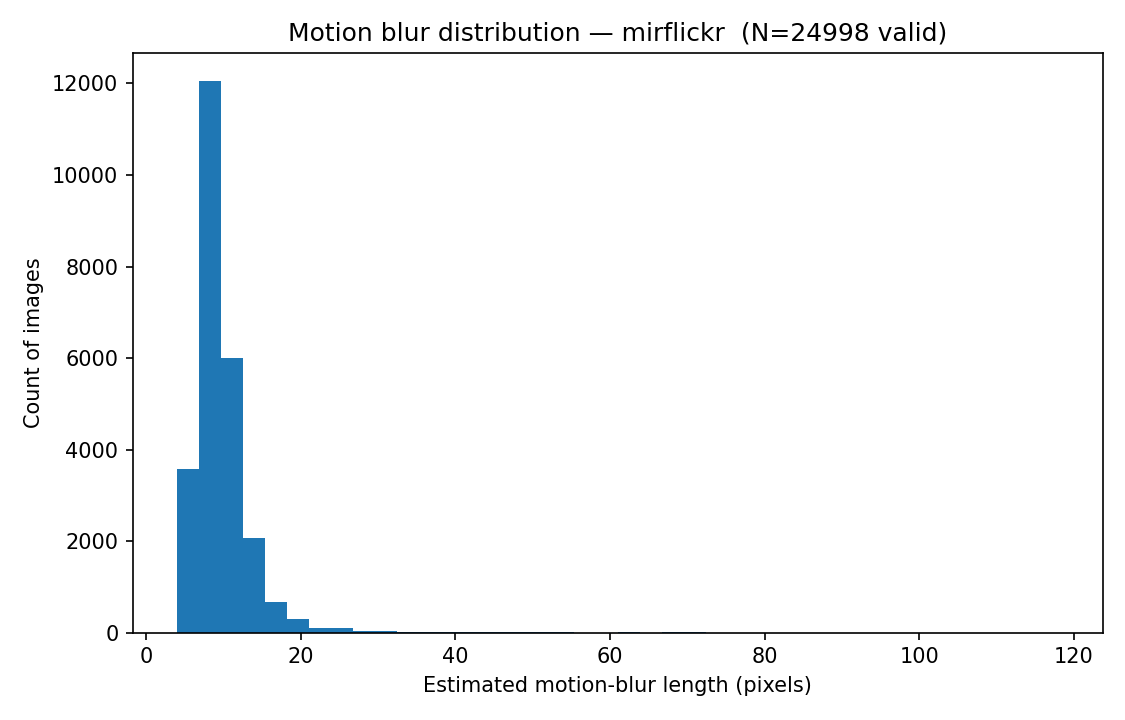
#> input picture utils/blur_detect/blur_hist.png, 1125 x 720 px
$ python measure_motion_blur.py .
#> lines starting #> are read from the running program, lines starting #| are printed output that depends on the picture
#!/usr/bin/env python3
# measure_motion_blur.py
# Parallel motion-blur estimation with tqdm progress bar.
# Author: ChatGPT

import argparse
import math
import os
from pathlib import Path
import csv
import concurrent.futures as cf

import numpy as np
from PIL import Image
from tqdm import tqdm
import matplotlib.pyplot as plt

from scipy.ndimage import gaussian_filter, sobel
from scipy.signal import find_peaks

# --------------------------- Utility ---------------------------

IMG_EXTS = {".jpg", ".jpeg", ".png", ".bmp", ".tif", ".tiff", ".webp"}

def list_images(root: Path, recursive: bool):
    if recursive:
        yield from (p for p in root.rglob("*") if p.suffix.lower() in IMG_EXTS)
    else:
        yield from (p for p in root.iterdir() if p.suffix.lower() in IMG_EXTS)

def read_gray(path: Path, max_side: int = None) -> np.ndarray:
    """Read image, convert to grayscale float32 in [0,1], optional max-side resize."""
    with Image.open(path) as im:
        im = im.convert("L")
        w, h = im.size
        if max_side is not None and max(w, h) > max_side:
            scale = max_side / float(max(w, h))
            im = im.resize((int(round(w * scale)), int(round(h * scale))), Image.BICUBIC)
        arr = np.asarray(im, dtype=np.float32) / 255.0
    return arr

def hanning2d(h, w):
    wy = np.hanning(h)
    wx = np.hanning(w)
    return np.outer(wy, wx).astype(np.float32)

def variance_of_laplacian(img: np.ndarray) -> float:
    kern = np.array([[0, 1, 0],
                     [1, -4, 1],
                     [0, 1, 0]], dtype=np.float32)
    img_p = np.pad(img, 1, mode="reflect")
    lap = (kern[0,1]*img_p[:-2,1:-1] +
           kern[1,0]*img_p[1:-1,:-2] +
           kern[1,2]*img_p[1:-1,2:] +
           kern[2,1]*img_p[2:,1:-1] +
           kern[1,1]*img_p[1:-1,1:-1])
    return float(lap.var())

def tenengrad(img: np.ndarray) -> float:
    gx = sobel(img, axis=1, mode="reflect")
    gy = sobel(img, axis=0, mode="reflect")
    return float(np.mean(gx**2 + gy**2))

def structure_tensor_orientation(field: np.ndarray, sigma_smooth=2.0):
    gx = sobel(field, axis=1, mode="reflect")
    gy = sobel(field, axis=0, mode="reflect")
    Jxx = gaussian_filter(gx*gx, sigma=sigma_smooth)
    Jxy = gaussian_filter(gx*gy, sigma=sigma_smooth)
    Jyy = gaussian_filter(gy*gy, sigma=sigma_smooth)
    Jxx_m = float(np.mean(Jxx))
    Jxy_m = float(np.mean(Jxy))
    Jyy_m = float(np.mean(Jyy))
    theta = 0.5 * math.atan2(2*Jxy_m, (Jxx_m - Jyy_m))  # [-pi/2, pi/2]
    trace = Jxx_m + Jyy_m
    diff = (Jxx_m - Jyy_m)
    coherence = math.sqrt((diff*diff + 4*Jxy_m*Jxy_m)) / (trace + 1e-12)
    return theta, coherence

def fft_log_spectrum(img: np.ndarray):
    F = np.fft.fft2(img)
    F = np.fft.fftshift(F)
    return np.log(np.abs(F) + 1e-8)

def real_cepstrum_2d(img: np.ndarray):
    F = np.fft.fft2(img)
    logS = np.log(np.abs(F) + 1e-8)
    C = np.fft.ifft2(logS)
    C = np.real(C)
    return np.fft.fftshift(C)

def sample_line_from_center(arr: np.ndarray, angle_rad: float, max_r: int = None):
    h, w = arr.shape
    cy, cx = (h-1)/2.0, (w-1)/2.0
    if max_r is None:
        max_r = int(min(cx, cy))
    dx = math.cos(angle_rad)
    dy = math.sin(angle_rad)
    rs = np.arange(0, max_r, dtype=np.float32)
    xs = cx + rs * dx
    ys = cy + rs * dy
    x0 = np.floor(xs).astype(int); y0 = np.floor(ys).astype(int)
    x1 = x0 + 1; y1 = y0 + 1
    x0 = np.clip(x0, 0, w-1); x1 = np.clip(x1, 0, w-1)
    y0 = np.clip(y0, 0, h-1); y1 = np.clip(y1, 0, h-1)
    wa = (x1 - xs) * (y1 - ys)
    wb = (xs - x0) * (y1 - ys)
    wc = (x1 - xs) * (ys - y0)
    wd = (xs - x0) * (ys - y0)
    values = (arr[y0, x0] * wa +
              arr[y0, x1] * wb +
              arr[y1, x0] * wc +
              arr[y1, x1] * wd)
    return rs, values

def estimate_motion_angle_and_length(img_gray: np.ndarray):
    h, w = img_gray.shape
    if min(h, w) < 64:
        return (np.nan, np.nan, {"reason": "too_small"})
    win = hanning2d(h, w)
    img_w = (img_gray - np.mean(img_gray)) * win

    S = fft_log_spectrum(img_w)
    S_hp = S - gaussian_filter(S, sigma=3.0)

    stripe_theta, coherence = structure_tensor_orientation(S_hp, sigma_smooth=2.5)
    motion_theta = (stripe_theta + math.pi/2.0) % math.pi
    angle_deg = float(np.degrees(motion_theta))

    C = real_cepstrum_2d(img_w)
    # robust normalization
    lo, hi = np.percentile(C, [5, 95])
    Cn = (C - lo) / (hi - lo + 1e-8)

    max_r = int(min(h, w) * 0.45)
    rs, prof = sample_line_from_center(Cn, motion_theta, max_r=max_r)
    ignore = max(3, int(0.01 * max(h, w)))
    r_search = rs[ignore:]
    p_search = prof[ignore:]

    prom = max(0.05, 0.5 * float(np.std(p_search)))
    peaks, _ = find_peaks(p_search, prominence=prom, distance=2)
    if peaks.size == 0:
        perp_theta = (motion_theta + math.pi/2.0) % math.pi
        rs2, prof2 = sample_line_from_center(Cn, perp_theta, max_r=max_r)
        r_search2 = rs2[ignore:]
        p_search2 = prof2[ignore:]
        peaks2, _ = find_peaks(p_search2, prominence=prom, distance=2)
        if peaks2.size == 0:
            return (angle_deg, np.nan, {"coherence": coherence, "reason": "no_cepstrum_peak"})
        return (angle_deg, float(r_search2[peaks2[0]]), {"coherence": coherence, "alt_axis": True})

    return (angle_deg, float(r_search[peaks[0]]), {"coherence": coherence, "alt_axis": False})

# --------------------------- Worker ---------------------------

# [8 lines left out: function _init_worker, not called in this run]

def process_one(path_str: str, max_side: int):
    p = Path(path_str)
    try:
        img = read_gray(p, max_side=max_side)
        if np.std(img) < 1e-3:
            angle_deg, length_px, aux = (np.nan, np.nan, {"reason":"flat"})
        else:
            angle_deg, length_px, aux = estimate_motion_angle_and_length(img)

        vol = variance_of_laplacian(img)
        ten = tenengrad(img)

        return {
            "path": str(p),
            "angle_deg": angle_deg,
            "length_px": length_px,
            "laplacian_var": vol,
            "tenengrad": ten,
            "coherence": aux.get("coherence", np.nan),
            "note": aux.get("reason", "ok") + ("_alt" if aux.get("alt_axis", False) else "")
        }
    except Exception as e:
        return {
            "path": str(p),
            "angle_deg": np.nan,
            "length_px": np.nan,
            "laplacian_var": np.nan,
            "tenengrad": np.nan,
            "coherence": np.nan,
            "note": f"error:{type(e).__name__}"
        }

# --------------------------- Main CLI ---------------------------

def main():
    ap = argparse.ArgumentParser(description="Estimate motion blur magnitude across a folder (parallel) and plot distribution.")
    ap.add_argument("folder", type=str, help="Folder with images")
    ap.add_argument("--recursive", action="store_true", help="Recurse into subfolders")
    ap.add_argument("--max-side", type=int, default=1024, help="Resize so max side <= this (speeds up FFT)")
    ap.add_argument("--save-csv", type=str, default="blur_stats.csv", help="Output CSV path")
    ap.add_argument("--save-plot", type=str, default="blur_hist.png", help="Output histogram image path")
    ap.add_argument("--show", action="store_true", help="Show histogram window")
    ap.add_argument("--bins", type=int, default=40, help="Histogram bins for blur length")
    ap.add_argument("--workers", type=int, default=os.cpu_count(), help="Parallel workers (processes). Set 1 to disable.")
    ap.add_argument("--singlethread-blas", action="store_true", help="Limit BLAS/FFT to 1 thread per worker.")
    args = ap.parse_args()

    root = Path(args.folder)
    if not root.exists() or not root.is_dir():
        raise SystemExit(f"Folder not found: {root}")

    paths = list(list_images(root, args.recursive))
    if not paths:
        raise SystemExit("No images found.")

    rows = []

    # Parallel path
    if args.workers and args.workers > 1:
        with cf.ProcessPoolExecutor(max_workers=args.workers,
                                    initializer=_init_worker,
                                    initargs=(args.singlethread-blas if False else args.singlethread_blas,)) as ex:
            futures = [ex.submit(process_one, str(p), args.max_side) for p in paths]
#> in read_gray, im is the input picture: PIL image 1125x720 RGBA; mean R, G, B, A 243.8, 246.5, 248.4, 255
#> in estimate_motion_angle_and_length, `img_w = (img_gray - np.mean(img_gray)) * win`:
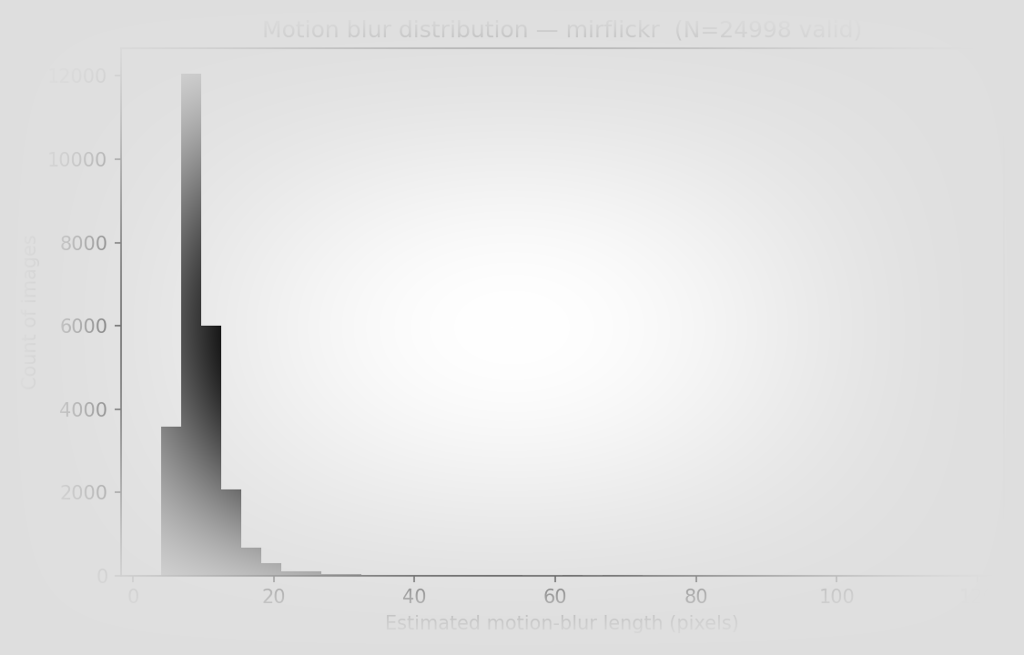
#> img_w: shape (655, 1024) float32; min -0.251, max 0.0361, mean 0.00499; drawn with min black and max white
#> in estimate_motion_angle_and_length, `S_hp = S - gaussian_filter(S, sigma=3.0)`:
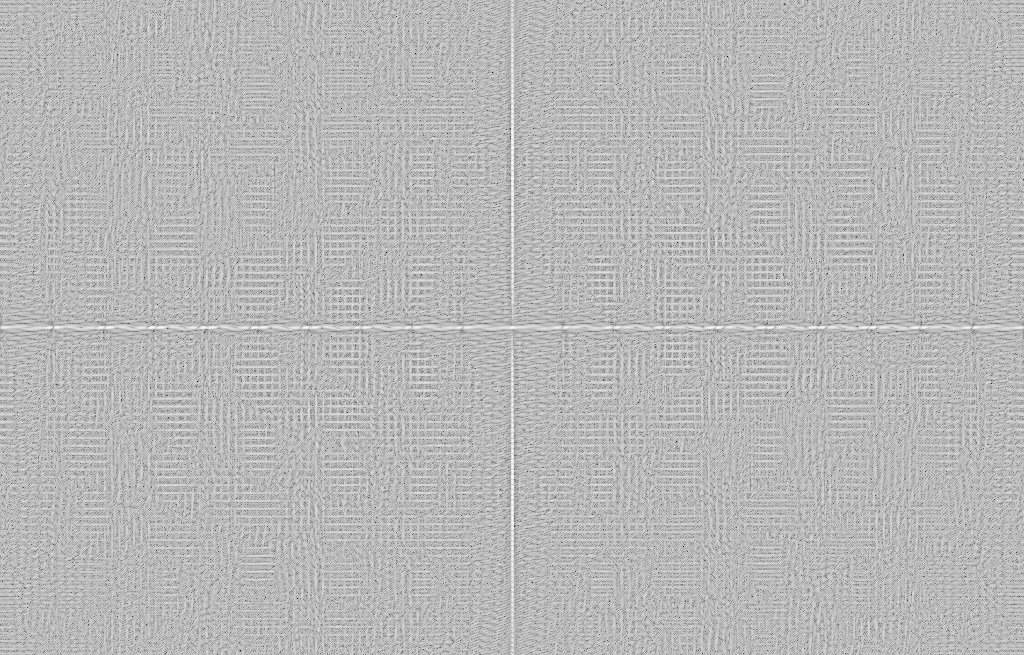
#> S_hp: shape (655, 1024) float64; min -6.04, max 2.31, mean 3.07e-17; drawn with min black and max white
#> in structure_tensor_orientation, `Jyy = gaussian_filter(gy*gy, sigma=sigma_smooth)`:
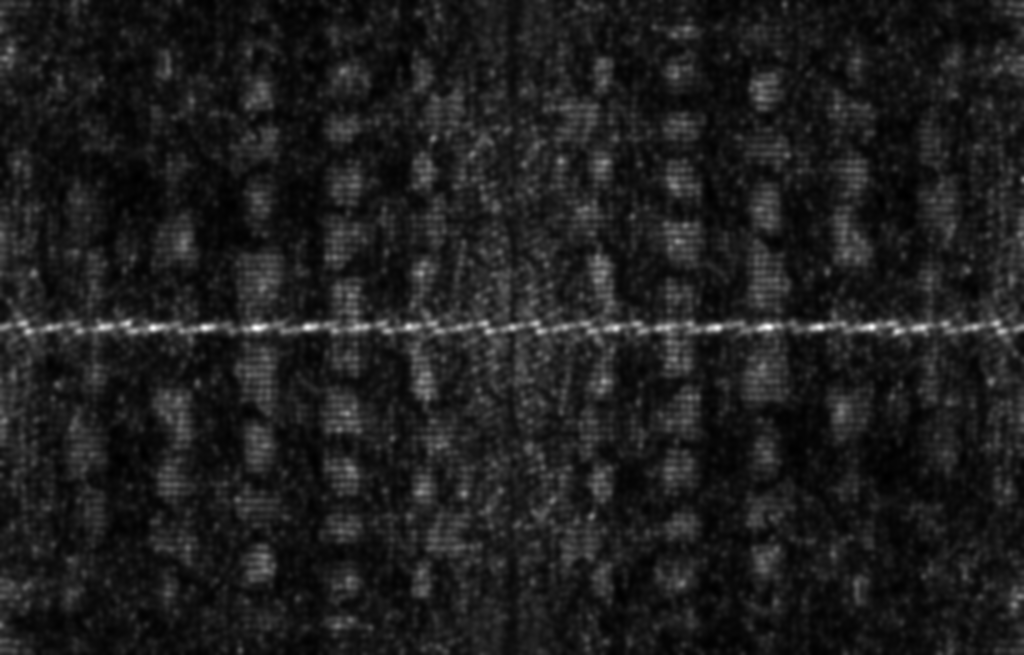
#> Jyy: shape (655, 1024) float64; min 0.518, max 48.62, mean 6.3; drawn with min black and max white
#> in structure_tensor_orientation, `Jxx_m = float(np.mean(Jxx))`: Jxx_m = 5.01
#> in structure_tensor_orientation, `Jxy_m = float(np.mean(Jxy))`: Jxy_m = 0.36
#> in structure_tensor_orientation, `Jyy_m = float(np.mean(Jyy))`: Jyy_m = 6.3
#> in structure_tensor_orientation, `theta = 0.5 * math.atan2(2*Jxy_m, (Jxx_m - Jyy_m))`: theta = 1.32
#> in structure_tensor_orientation, `trace = Jxx_m + Jyy_m`: trace = 11.31
#> in structure_tensor_orientation, `diff = (Jxx_m - Jyy_m)`: diff = -1.29
#> in structure_tensor_orientation, `coherence = math.sqrt((diff*diff + 4*Jxy_m*Jxy_m)) / (trace + 1e-12)`: coherence = 0.131
#> in estimate_motion_angle_and_length, `stripe_theta, coherence = structure_tensor_orientation(S_hp, sigma_smo..`: stripe_theta = 1.32; coherence = 0.131
#> in estimate_motion_angle_and_length, `motion_theta = (stripe_theta + math.pi/2.0) % math.pi`: motion_theta = 2.89
#> in estimate_motion_angle_and_length, `angle_deg = float(np.degrees(motion_theta))`: angle_deg = 165.5
#> in real_cepstrum_2d, `logS = np.log(np.abs(F) + 1e-8)`:
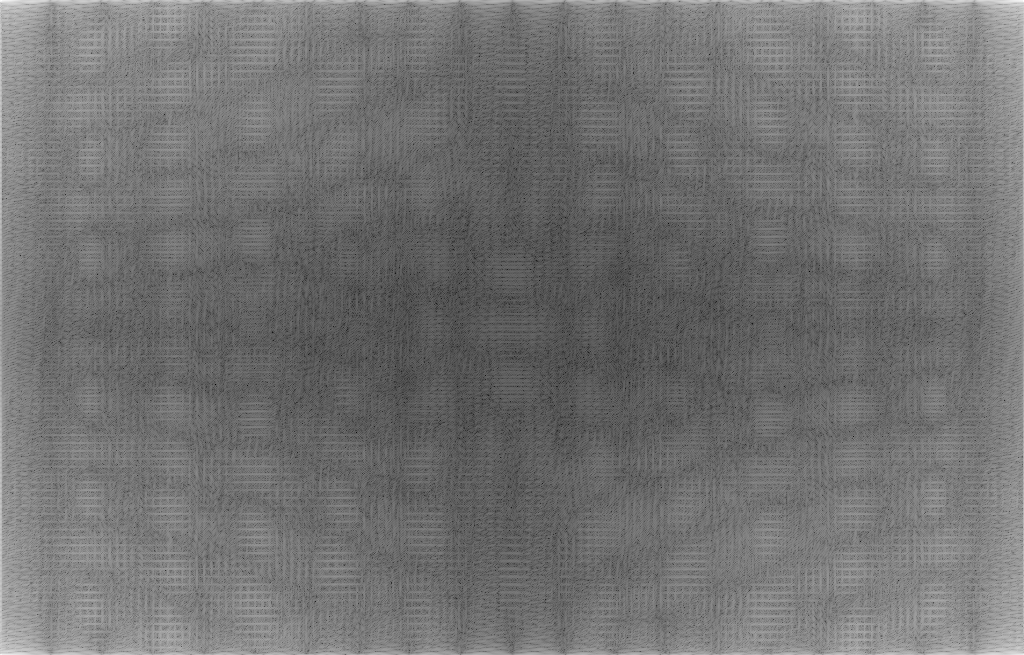
#> logS: shape (655, 1024) float64; min -7.69, max 8.38, mean -0.461; drawn with min black and max white
#> in estimate_motion_angle_and_length, `lo, hi = np.percentile(C, [5, 95])`: lo = -0.00112; hi = 0.00113
#> in sample_line_from_center, `dx = math.cos(angle_rad)`: dx = -0.968
#> in sample_line_from_center, `dy = math.sin(angle_rad)`: dy = 0.251
#> in sample_line_from_center, `xs = cx + rs * dx`: xs = 294 values, max 511.5 at index 0, min 227.9 at index 293, mean 369.7
#> in sample_line_from_center, `ys = cy + rs * dy`: ys = 294 values from 327 to 400.5
#> in sample_line_from_center, `x0 = np.floor(xs).astype(int)`: x0 = 294 values, max 511 at index 0, min 227 at index 293, mean 369.2
#> in sample_line_from_center, `y0 = np.floor(ys).astype(int)`: y0 = 294 values from 327 to 400
#> in sample_line_from_center, `x1 = x0 + 1`: x1 = 294 values, max 512 at index 0, min 228 at index 293, mean 370.2
#> in sample_line_from_center, `y1 = y0 + 1`: y1 = 294 values from 328 to 401
#> in sample_line_from_center, `wa = (x1 - xs) * (y1 - ys)`: wa = 294 values, max 0.975 at index 16, min 0.000574 at index 172, mean 0.247
#> in sample_line_from_center, `wb = (xs - x0) * (y1 - ys)`: wb = 294 values, max 0.875 at index 12, min 0.000571 at index 47, mean 0.256
#> in sample_line_from_center, `wc = (x1 - xs) * (ys - y0)`: wc = 294 values, max 0.94 at index 267, min 0 at index 0, mean 0.245
#> in sample_line_from_center, `wd = (xs - x0) * (ys - y0)`: wd = 294 values, max 0.913 at index 203, min 0 at index 0, mean 0.252
#> in sample_line_from_center, `values = (arr[y0, x0] * wa + arr[y0, x1] * wb + arr[y1, x0] * wc + arr..`: values = 294 values, max 100.7 at index 1, min -1.85 at index 4, mean 0.988
#> in estimate_motion_angle_and_length, `rs, prof = sample_line_from_center(Cn, motion_theta, max_r=max_r)`: rs = 294 values from 0 to 293; prof has the same summary as values in sample_line_from_center
#> in estimate_motion_angle_and_length, `r_search = rs[ignore:]`: r_search = 284 values from 10 to 293
#> in estimate_motion_angle_and_length, `p_search = prof[ignore:]`: p_search = 284 values, max 2.78 at index 5, min -1.24 at index 12, mean 0.497
#> in estimate_motion_angle_and_length, `prom = max(0.05, 0.5 * float(np.std(p_search)))`: prom = 0.165
#> in estimate_motion_angle_and_length, `peaks, _ = find_peaks(p_search, prominence=prom, distance=2)`: peaks = 58 values from 3 to 279
#> in process_one, `angle_deg, length_px, aux = estimate_motion_angle_and_length(img)`: angle_deg = 165.5; length_px = 13; aux = {'coherence': 0.131, 'alt_axis': False}
#> in variance_of_laplacian, `img_p = np.pad(img, 1, mode="reflect")`:
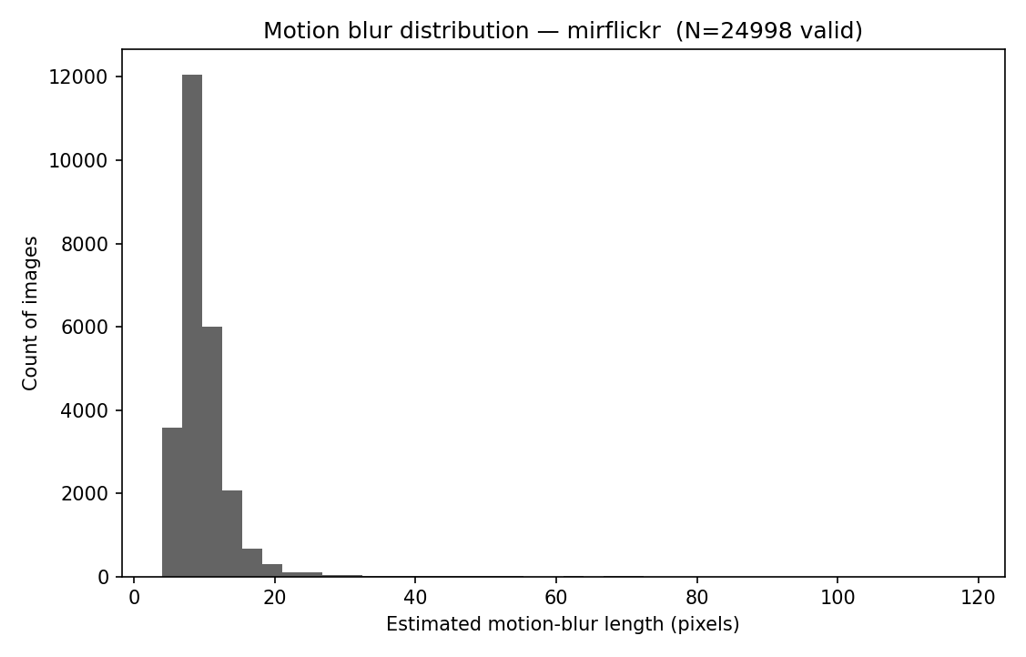
#> img_p: shape (657, 1026) float32; min 0, max 1, mean 0.964
#> in process_one, `vol = variance_of_laplacian(img)`: vol = 0.0249
#> in tenengrad, `gy = sobel(img, axis=0, mode="reflect")`:
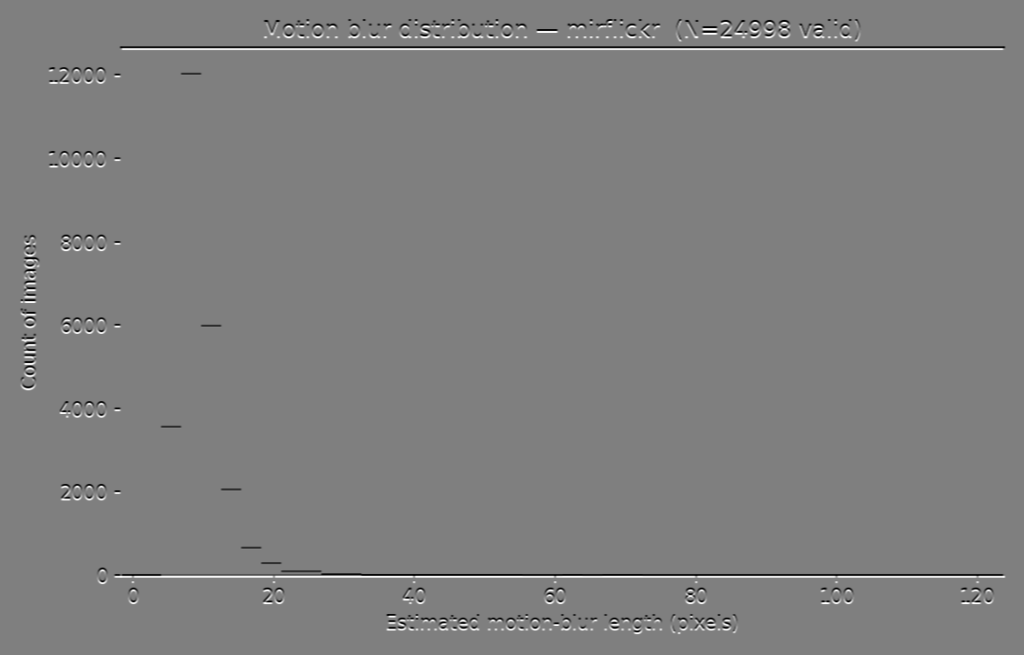
#> gy: shape (655, 1024) float32; min -4, max 4, mean 5.23e-10; drawn with min black and max white
#> in process_one, `ten = tenengrad(img)`: ten = 0.389
#> futures = 1 item
            for fut in tqdm(cf.as_completed(futures), total=len(futures), desc="Analyzing", smoothing=0.05):
                rows.append(fut.result())
#> this loop made 1 pass
#> after the loop, rows = 1 item
    else:
        # Sequential fallback (still with tqdm)
        for p in tqdm(paths, desc="Analyzing"):
            rows.append(process_one(str(p), args.max_side))

    # Save CSV
    csv_path = Path(args.save_csv)
    with csv_path.open("w", newline="") as f:
        writer = csv.DictWriter(f, fieldnames=list(rows[0].keys()))
        writer.writeheader()
        writer.writerows(rows)
    print(f"[+] Wrote {csv_path.resolve()}")

    # Plot distribution of motion-blur length (pixels)
    lengths = np.array([r["length_px"] for r in rows], dtype=np.float32)
#> lengths = [13]
    lengths = lengths[~np.isnan(lengths)]
    if lengths.size == 0:
        print("[-] No valid motion-blur length estimates to plot.")
        return

    plt.figure(figsize=(7.5, 4.8))
    plt.hist(lengths, bins=args.bins)
    plt.xlabel("Estimated motion-blur length (pixels)")
    plt.ylabel("Count of images")
    plt.title(f"Motion blur distribution — {root.name}  (N={lengths.size} valid)")
    plt.tight_layout()
    plot_path = Path(args.save_plot)
    plt.savefig(plot_path, dpi=150)
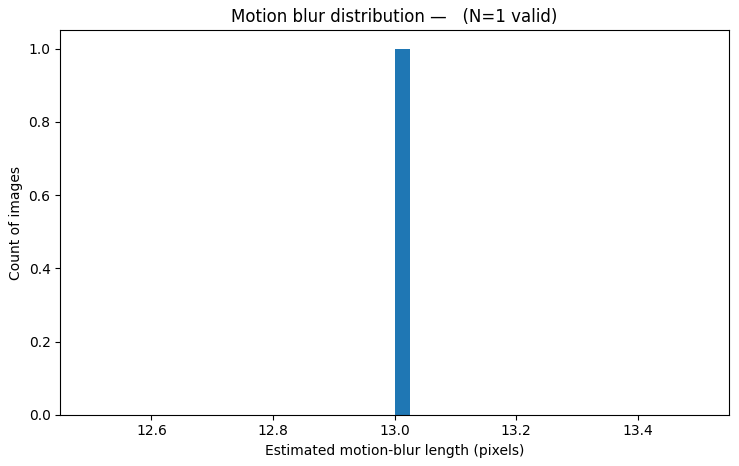
#> figure drawn by matplotlib, 1 panel; tallest bar 1 high, from x = 13 to 13.02
    print(f"[+] Saved histogram to {plot_path.resolve()}")
    if args.show:
        plt.show()

if __name__ == "__main__":
    main()
